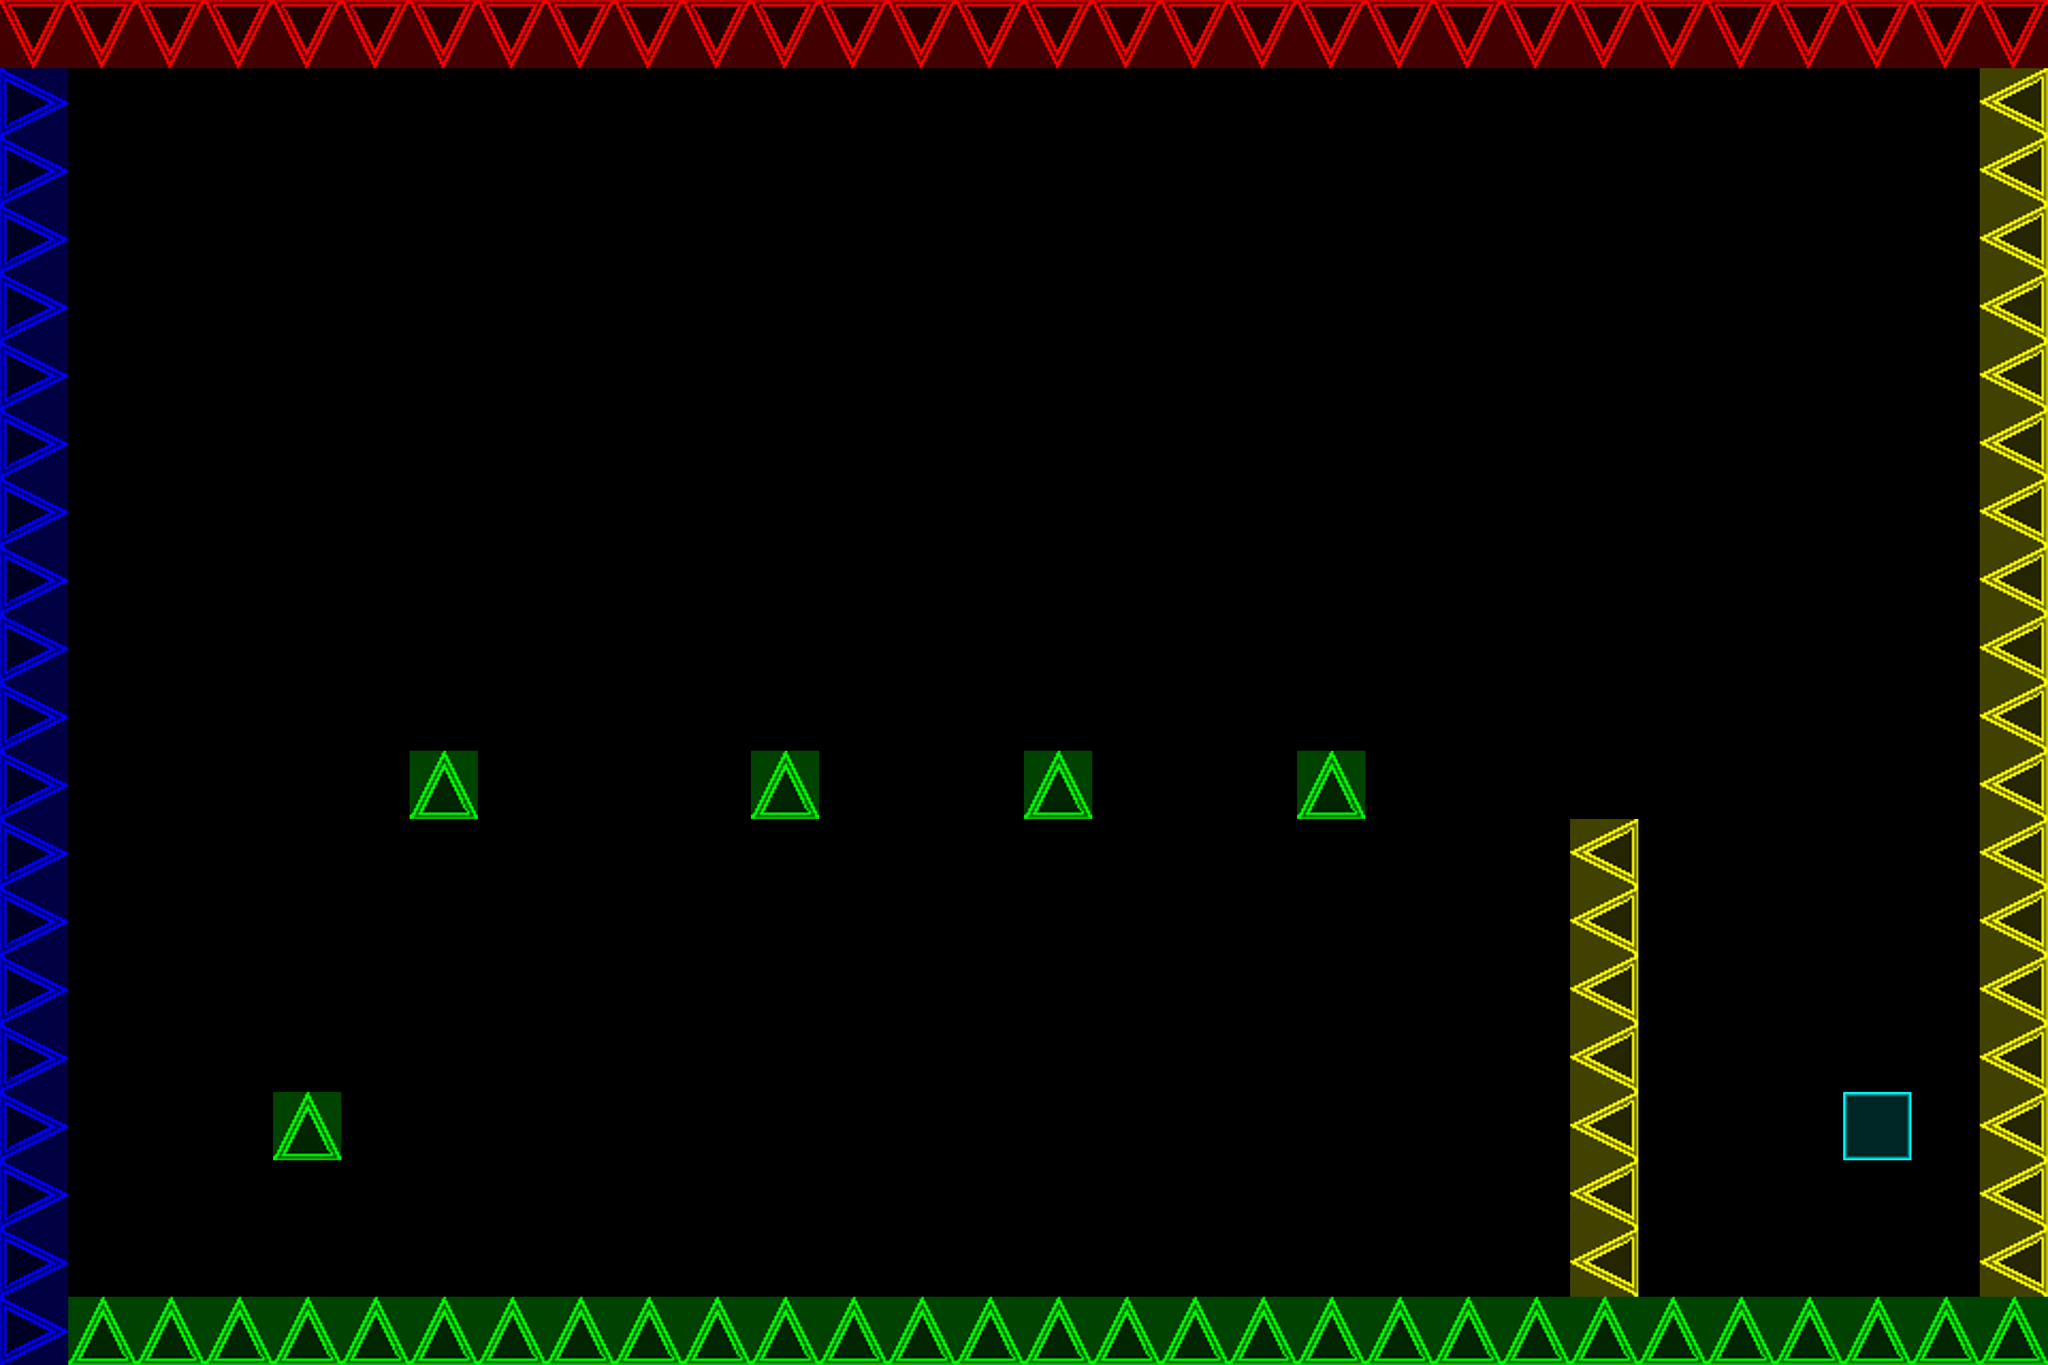

The image is a tile-based game level rendered from a .tmx file. Its description and source (layers, tilesets, objects; grid data summarised) follow:
An orthogonal 30x20 tile map with 128x128 px tiles, 1 tile layer (Tile Layer 2) and 1 object (Player).

<map version="1.0" orientation="orthogonal" width="30" height="20" tilewidth="128" tileheight="128">
 <tileset firstgid="1" name="sheet" tilewidth="128" tileheight="128">
  <image source="sheet128.png" width="640" height="128" />
 </tileset>
 <layer name="Tile Layer 2" width="30" height="20">
  <data>[600 cells, 109 non-empty, 5 distinct tile ids]</data>
 </layer>
 <objectgroup name="Objects" width="30" height="20">
  <object name="Player" x="256" y="2048" width="128" height="128" />
 </objectgroup>
</map>
